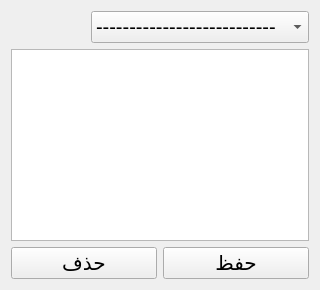
            <widget class="QWidget" name="tab_15">
             <attribute name="title">
              <string>تعديل منتجات</string>
             </attribute>
             <layout class="QVBoxLayout" name="verticalLayout_19">
              <item>
               <layout class="QVBoxLayout" name="verticalLayout_18">
                <item>
                 <layout class="QHBoxLayout" name="horizontalLayout_28">
                  <item>
                   <spacer name="horizontalSpacer">
                    <property name="orientation">
                     <enum>Qt::Horizontal</enum>
                    </property>
                    <property name="sizeHint" stdset="0">
                     <size>
                      <width>40</width>
                      <height>20</height>
                     </size>
                    </property>
                   </spacer>
                  </item>
                  <item>
                   <layout class="QHBoxLayout" name="horizontalLayout_17">
                    <item>
                     <spacer name="horizontalSpacer_4">
                      <property name="orientation">
                       <enum>Qt::Horizontal</enum>
                      </property>
                      <property name="sizeHint" stdset="0">
                       <size>
                        <width>40</width>
                        <height>20</height>
                       </size>
                      </property>
                     </spacer>
                    </item>
                    <item>
                     <widget class="QComboBox" name="comboBox_15">
                      <property name="font">
                       <font>
                        <pointsize>15</pointsize>
                       </font>
                      </property>
                      <item>
                       <property name="text">
                        <string>---------------------------</string>
                       </property>
                      </item>
                      <item>
                       <property name="text">
                        <string>سجاير</string>
                       </property>
                      </item>
                      <item>
                       <property name="text">
                        <string>اكسسوارات محمول</string>
                       </property>
                      </item>
                      <item>
                       <property name="text">
                        <string>اخرى</string>
                       </property>
                      </item>
                      <item>
                       <property name="text">
                        <string>كروت فودافون</string>
                       </property>
                      </item>
                      <item>
                       <property name="text">
                        <string>كروت اورنج</string>
                       </property>
                      </item>
                      <item>
                       <property name="text">
                        <string>كروت اتصالات</string>
                       </property>
                      </item>
                      <item>
                       <property name="text">
                        <string>كروت WE</string>
                       </property>
                      </item>
                      <item>
                       <property name="text">
                        <string>خدمات</string>
                       </property>
                      </item>
                     </widget>
                    </item>
                   </layout>
                  </item>
                 </layout>
                </item>
                <item>
                 <widget class="QTableWidget" name="tableWidget_6">
                  <property name="font">
                   <font>
                    <pointsize>15</pointsize>
                   </font>
                  </property>
                  <property name="layoutDirection">
                   <enum>Qt::RightToLeft</enum>
                  </property>
                 </widget>
                </item>
                <item>
                 <layout class="QHBoxLayout" name="horizontalLayout_20">
                  <item>
                   <widget class="QPushButton" name="pushButton_48">
                    <property name="font">
                     <font>
                      <pointsize>15</pointsize>
                     </font>
                    </property>
                    <property name="styleSheet">
                     <string notr="true"/>
                    </property>
                    <property name="text">
                     <string>حذف</string>
                    </property>
                   </widget>
                  </item>
                  <item>
                   <widget class="QPushButton" name="pushButton_47">
                    <property name="font">
                     <font>
                      <pointsize>15</pointsize>
                     </font>
                    </property>
                    <property name="text">
                     <string>حفظ</string>
                    </property>
                   </widget>
                  </item>
                 </layout>
                </item>
               </layout>
              </item>
             </layout>
            </widget>
